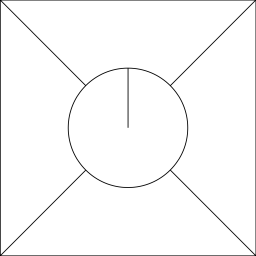
%> input picture Praktikas/Programme_04/Images/object.png, 256 x 256 px
$ octave transformMain.m   (GNU Octave 9; MATLAB toolbox functions it lacks are replaced by stand-ins)
%> lines starting %> are read from the running program, lines starting %| are printed output that depends on the picture
%> further down, im is the input picture: size 256x256 uint8; min 0, max 255, mean 249.7
### Praktikas/Programme_04/transform.m
function transform(im,back,x_skal,y_skal,x_ver,y_ver,rot)
%> called with x_skal = 2, y_skal = 2, x_ver = 900, y_ver = 900, rot = 90

tform_skal = affine2d([x_skal 0 0; 0 y_skal  0; 0 0 1]);

tform_rot= affine2d([cosd(rot) -sind(rot) 0;sind(rot) cosd(rot) 0;0 0 1]);
%tform_rot= affine2d('Rotation',rot);

im_skaled=imwarp(im,tform_skal);

% figure('Name','Test skale','NumberTitle','off');
% imshowpair(im,im_skaled,'montage');
% title('Original Bild & Auswahl der Pixel');

im_skaled_rot=imwarp(im_skaled,tform_rot);
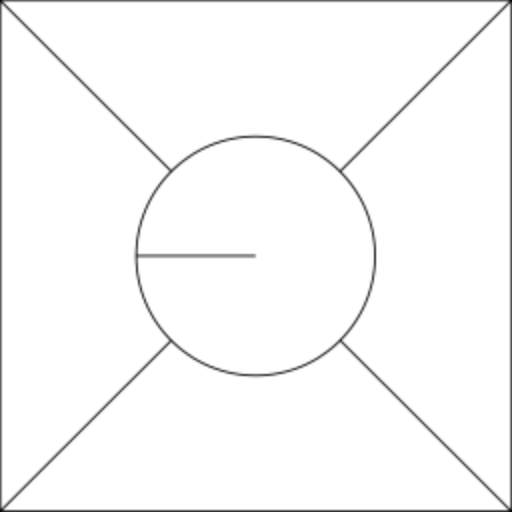
%> im_skaled_rot: size 512x512 uint8; min 0, max 255, mean 249.5; mean of the top-left, top-right, bottom-left and bottom-right quarters 249.5, 249.8, 249.2, 249.4

% figure('Name','Test 2','NumberTitle','off');
% imshowpair(im,im_skaled_rot,'montage');
% title('Original Bild & Auswahl der Pixel');

[x, y]=size(im_skaled_rot);
%> x = 512; y = 512

back(x_ver:x_ver+x-1,y_ver:y_ver+y-1)=im_skaled_rot;
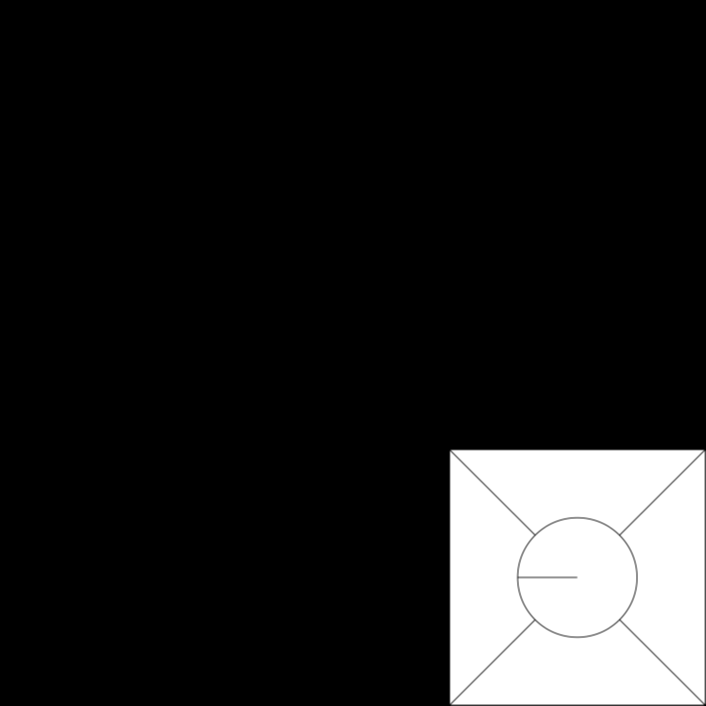
%> back: size 1411x1411 double (shown at 1/2 size); min 0, max 255, mean 32.8
back(1025:end,:)=[];
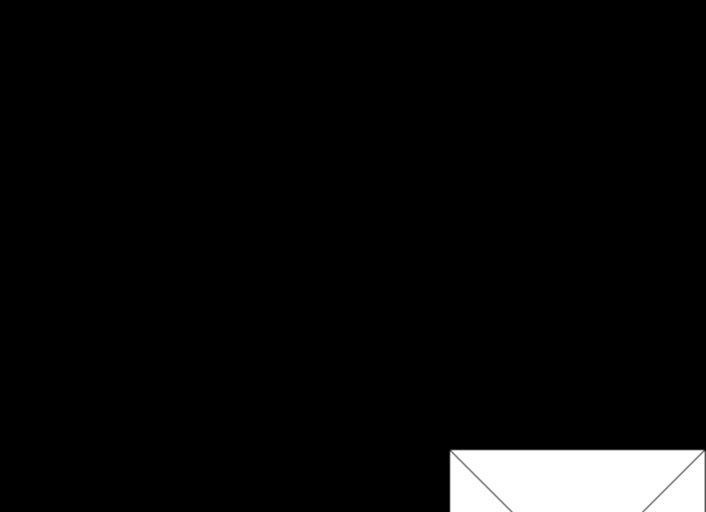
%> back: size 1024x1411 double (shown at 1/2 size); min 0, max 255, mean 11
back(:,1025:end)=[];
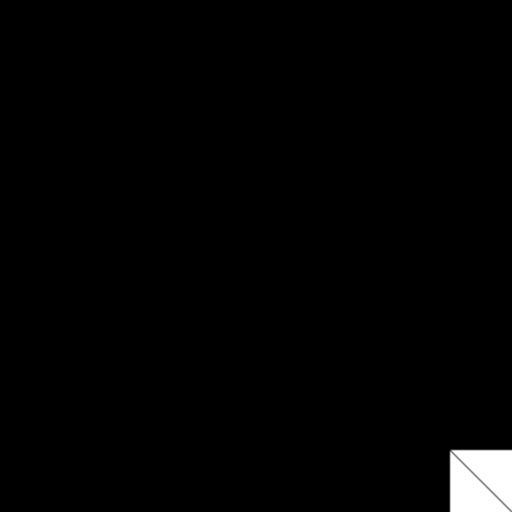
%> back: size 1024x1024 double (shown at 1/2 size); min 0, max 255, mean 3.7
%Back hart abschneiden bei 1024

figure('Name','Aufgabe 1: Affine Transformation','NumberTitle','off');
imshow(back,[]);
title('Original Bild & Auswahl der Pixel');


% origin_mid=1024/2;
%
% [x,y]=transformPointsForward(tform,origin_mid,origign_mid);

### Praktikas/Programme_04/transformMain.m
im = imread("Images\object.png");
back=zeros(1024,1024);

x_skal=2;
y_skal=2;
x_ver=900;
y_ver=900;
rot=90;
transform(im,back,x_skal,y_skal,x_ver,y_ver,rot);
